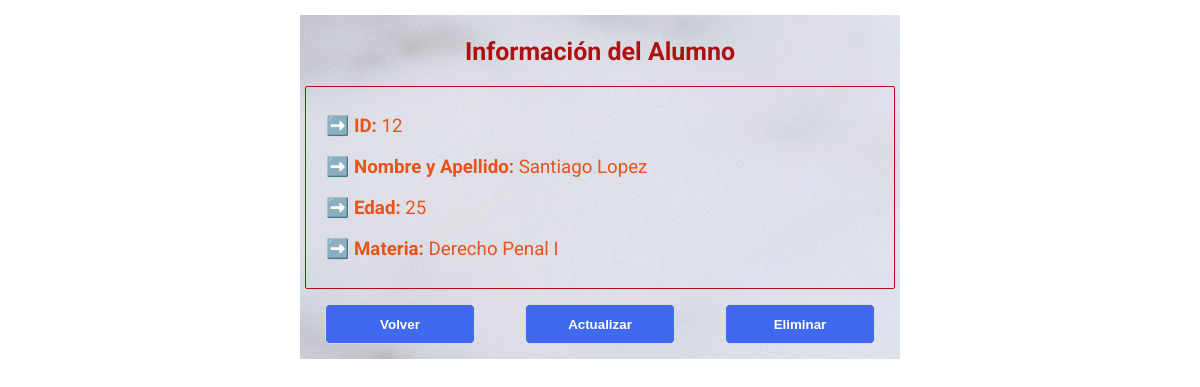
Screenshot of /alumno/12 with the database file from the repository.
### appuni/models.py (models this page shows)
class Alumno(models.Model):
    MATERIAS = (
        ("Programación Lógica", "Programación Lógica"),
        ("Álgebra", "Álgebra"),
        ("Programación Orientada a Objetos", "Programación Orientada a Objetos"),
        ("Administración I", "Administración I"),
        ("Contabilidad", "Contabilidad"),
        ("Principios de Economía", "Principios de Economía"),
        ("Introducción al Derecho", "Introducción al Derecho"),
        ("Teoría de la Persona", "Teoría de la Persona"),
        ("Derecho Penal I", "Derecho Penal I"),
        )
    nombre = models.CharField(max_length=128)
    edad = models.IntegerField()
    materia = models.CharField(max_length=128, choices=MATERIAS)

### appuni/views.py (the view)
# urls.py: path("alumno/<int:pk>", views.alumno, name="alumno"),
def alumno(request, pk):
    try:
        alumno = Alumno.objects.get(id=pk)
    except Alumno.DoesNotExist:
        raise Http404
    ctx = {"alumno": alumno}
    return render(request, 'appuni/alumno.html', ctx)

### appuni/templates/appuni/alumno.html (shortened to what this page needs)
{% extends "appuni/layout.html" %}
{% block content %}
<div class="contenedor">
<div class="formulario">
<h1>Información del Alumno</h1>
<div class="info">
<h3><strong>➡️ ID:</strong> {{ alumno.id }}</h3>
<h3><strong>➡️ Nombre y Apellido:</strong> {{ alumno.nombre }}</h3>
<h3><strong>➡️ Edad:</strong> {{ alumno.edad }}</h3>
<h3><strong>➡️ Materia:</strong> {{ alumno.materia }}</h3>
</div>
<div class="botones">
<a href="{% url 'index' %}"><button>Volver</button></a>
<a href="{% url 'actualizar_alumno' alumno.id %}"><button>Actualizar</button></a>
<a href="{% url 'eliminar_alumno' alumno.id %}"><button>Eliminar</button></a>
</div>
</div>
</div>
{% endblock %}

### appuni/static/appuni/estilos.css (style rules this page uses)
* { box-sizing: border-box; }
body { font-family: 'Roboto', sans-serif; margin: 15px; background-image:url(background.jpg); display: flex; justify-content: center; }
.contenedor { margin: 0; background-image: url(background2.jpg); width: 600px; }
.formulario { margin: 0; padding-top: 5px; }
.info { margin: 10px 5px; padding: 10px 5px; border: 0.5px solid rgb(175, 16, 16); border-radius: 2px; }
h1 { color: rgb(175, 16, 16); font-size: 25px; text-align: center; margin-bottom: 20px; }
h3 { color: rgb(230, 84, 26); font-weight: 400; font-size: 14; padding-left: 15px; }
.botones { display: flex; justify-content: space-around; }
.boton, button { cursor: pointer; width: 150px; height: 40px; margin: 5px 0 15px; color: white; font-weight: 700; text-decoration: none; background-color: rgb(64, 105, 240); border: 0.5px solid #dadada; border-radius: 5px; transition-duration: 0.5s; }
a { color: rgb(230, 84, 26); font-weight: 700; font-size: 14; text-decoration:underline; }

### rows the page displays
Alumno: id "12", nombre "Santiago Lopez", edad "25", materia "Derecho Penal I"
